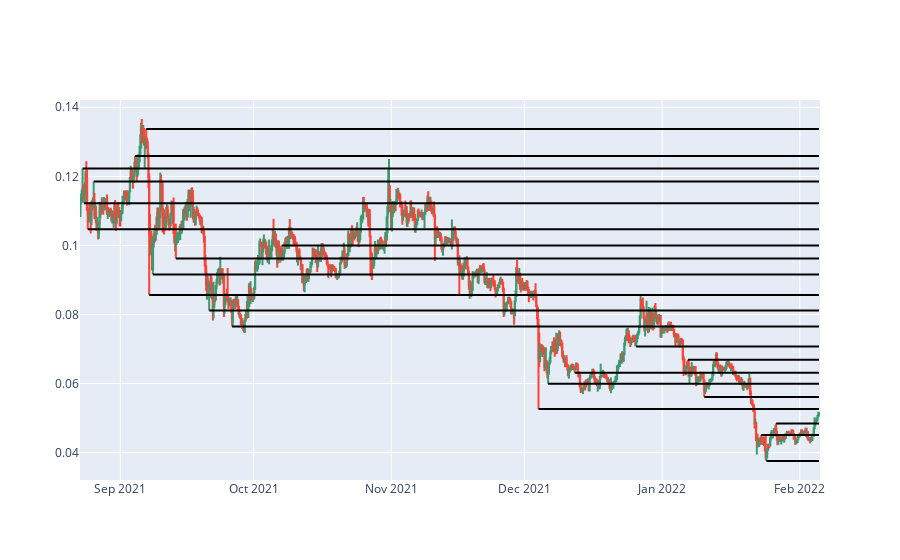

The notebook cell saved with this chart:
### Code cell
plot_all()

### Figure 1 — Plotly figure (JSON) as saved in the notebook; plotly's stock layout.template omitted (floating-point values rounded to 4 significant figures; data arrays with more than 128 entries replaced by an {"elided": "..."} marker saying what was removed)
{"data": [{"close": {"elided": "999 float values"}, "high": {"elided": "999 float values"}, "low": {"elided": "999 float values"}, "open": {"elided": "999 float values"}, "type": "candlestick", "x": {"elided": "999 str values"}}], "layout": {"shapes": [{"line": {"color": "black"}, "type": "line", "x0": "2021-08-23T12:00:00", "x1": "2022-02-05T08:00:00", "xref": "x", "y0": 0.1223, "y1": 0.1223, "yref": "y"}, {"line": {"color": "black"}, "type": "line", "x0": "2021-08-23T20:00:00", "x1": "2022-02-05T08:00:00", "xref": "x", "y0": 0.1122, "y1": 0.1122, "yref": "y"}, {"line": {"color": "black"}, "type": "line", "x0": "2021-08-24T16:00:00", "x1": "2022-02-05T08:00:00", "xref": "x", "y0": 0.1047, "y1": 0.1047, "yref": "y"}, {"line": {"color": "black"}, "type": "line", "x0": "2021-08-26T00:00:00", "x1": "2022-02-05T08:00:00", "xref": "x", "y0": 0.1185, "y1": 0.1185, "yref": "y"}, {"line": {"color": "black"}, "type": "line", "x0": "2021-09-04T08:00:00", "x1": "2022-02-05T08:00:00", "xref": "x", "y0": 0.1259, "y1": 0.1259, "yref": "y"}, {"line": {"color": "black"}, "type": "line", "x0": "2021-09-06T20:00:00", "x1": "2022-02-05T08:00:00", "xref": "x", "y0": 0.1337, "y1": 0.1337, "yref": "y"}, {"line": {"color": "black"}, "type": "line", "x0": "2021-09-07T12:00:00", "x1": "2022-02-05T08:00:00", "xref": "x", "y0": 0.08562, "y1": 0.08562, "yref": "y"}, {"line": {"color": "black"}, "type": "line", "x0": "2021-09-08T08:00:00", "x1": "2022-02-05T08:00:00", "xref": "x", "y0": 0.09161, "y1": 0.09161, "yref": "y"}, {"line": {"color": "black"}, "type": "line", "x0": "2021-09-13T12:00:00", "x1": "2022-02-05T08:00:00", "xref": "x", "y0": 0.09623, "y1": 0.09623, "yref": "y"}, {"line": {"color": "black"}, "type": "line", "x0": "2021-09-21T00:00:00", "x1": "2022-02-05T08:00:00", "xref": "x", "y0": 0.08118, "y1": 0.08118, "yref": "y"}, {"line": {"color": "black"}, "type": "line", "x0": "2021-09-26T04:00:00", "x1": "2022-02-05T08:00:00", "xref": "x", "y0": 0.0765, "y1": 0.0765, "yref": "y"}, {"line": {"color": "black"}, "type": "line", "x0": "2021-10-07T08:00:00", "x1": "2022-02-05T08:00:00", "xref": "x", "y0": 0.1, "y1": 0.1, "yref": "y"}, {"line": {"color": "black"}, "type": "line", "x0": "2021-12-04T04:00:00", "x1": "2022-02-05T08:00:00", "xref": "x", "y0": 0.05264, "y1": 0.05264, "yref": "y"}, {"line": {"color": "black"}, "type": "line", "x0": "2021-12-06T08:00:00", "x1": "2022-02-05T08:00:00", "xref": "x", "y0": 0.05995, "y1": 0.05995, "yref": "y"}, {"line": {"color": "black"}, "type": "line", "x0": "2021-12-12T08:00:00", "x1": "2022-02-05T08:00:00", "xref": "x", "y0": 0.06311, "y1": 0.06311, "yref": "y"}, {"line": {"color": "black"}, "type": "line", "x0": "2021-12-26T04:00:00", "x1": "2022-02-05T08:00:00", "xref": "x", "y0": 0.07074, "y1": 0.07074, "yref": "y"}, {"line": {"color": "black"}, "type": "line", "x0": "2022-01-06T20:00:00", "x1": "2022-02-05T08:00:00", "xref": "x", "y0": 0.06692, "y1": 0.06692, "yref": "y"}, {"line": {"color": "black"}, "type": "line", "x0": "2022-01-10T12:00:00", "x1": "2022-02-05T08:00:00", "xref": "x", "y0": 0.0561, "y1": 0.0561, "yref": "y"}, {"line": {"color": "black"}, "type": "line", "x0": "2022-01-23T08:00:00", "x1": "2022-02-05T08:00:00", "xref": "x", "y0": 0.04511, "y1": 0.04511, "yref": "y"}, {"line": {"color": "black"}, "type": "line", "x0": "2022-01-24T12:00:00", "x1": "2022-02-05T08:00:00", "xref": "x", "y0": 0.03758, "y1": 0.03758, "yref": "y"}, {"line": {"color": "black"}, "type": "line", "x0": "2022-01-26T16:00:00", "x1": "2022-02-05T08:00:00", "xref": "x", "y0": 0.04847, "y1": 0.04847, "yref": "y"}], "xaxis": {"rangeslider": {"visible": false}}}}
